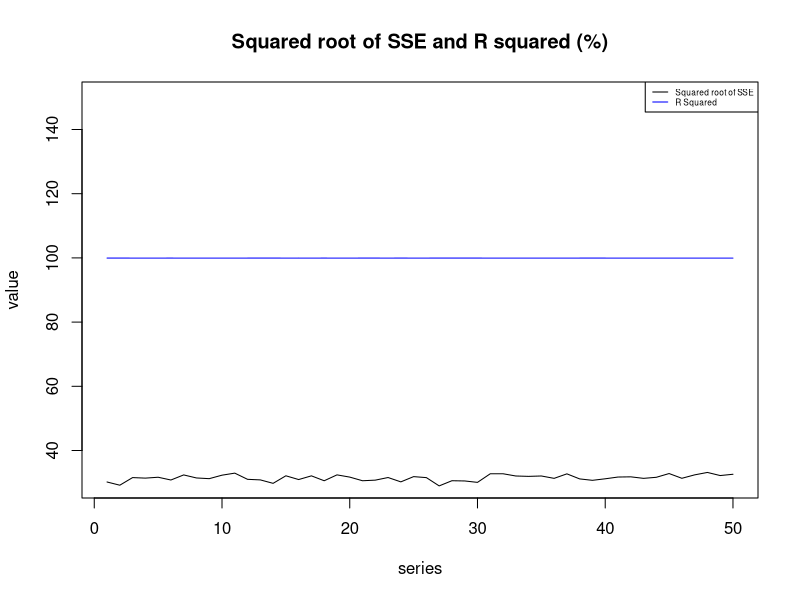
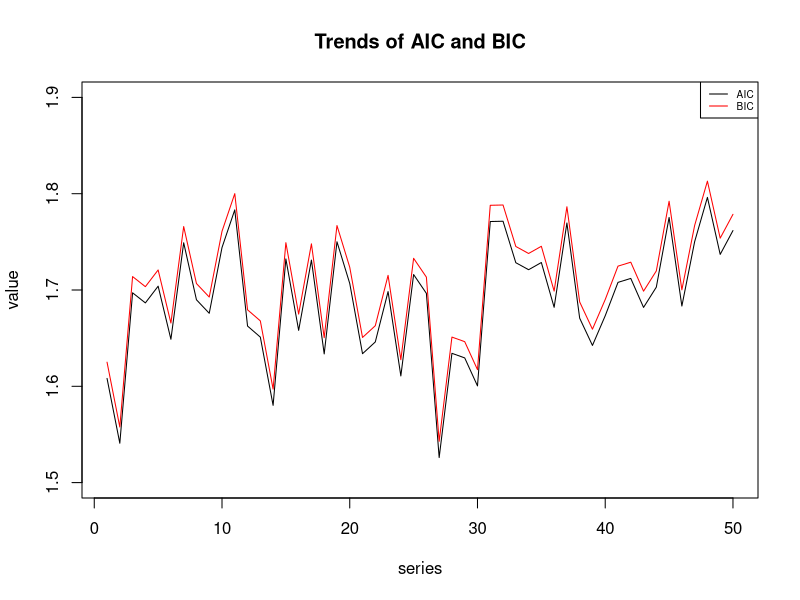

Here is the R script that generated these plots, in order:
## ---- chunk 1
knitr::opts_chunk$set(echo = TRUE)
## ---- chunk 2
set.seed(1221) #set seed
n = 500 #length
delta = 0.20 #delta
MySSE = rep(0,50) #for later use, store sqrt of SSE
Rsquare = rep(0,50) #for later use,Store coefficient of determination in percentage

time = 1:n 
AIC_output = rep(0,50) #store value for later use
BIC_output = rep(0,50) #store value for later use
for(i in 1:50){
w = rnorm(n,0,sqrt(2)) #var=2
x = ts(delta*time+w) #linear trend plus noise 

regx = lm(x~0+time) #regression

MySSE[i] = sqrt(sum(resid(regx)^2)) #store sqrt of SSE
Rsquare[i] = summary(regx)$r.squared*100 #R2 in percentage
AIC_output[i] = AIC(regx)/n - log(2*pi) #store AIC
BIC_output[i] = BIC(regx)/n - log(2*pi) #store BIC
}   #50 series
cbind(MySSE[1:5],Rsquare[1:5]) #print out the five values of the square root of SSE and R2
## ---- chunk 3
plot(MySSE,type="l",main = "Squared root of SSE and R squared (%)",ylab="value",xlab="series",ylim=c(30,150)) #Plot the trends
lines(Rsquare,col="blue")
legend("topright", legend = c("Squared root of SSE","R Squared"),
col = c("black","blue"),lty = 1,cex = 0.5) #add legend
## ---- chunk 4
cbind(AIC_output[1:5],BIC_output[1:5]) #Print the first five values of AIC and BIC. 
## ---- chunk 5
plot(AIC_output,type="l",main = "Trends of AIC and BIC",ylab="value",xlab="series",ylim=c(1.5,1.9))
lines(BIC_output,col="red")# plot the trend
legend("topright", legend = c("AIC","BIC"), 
       col = c("black","red"),lty = 1,cex=0.6)# add legend
